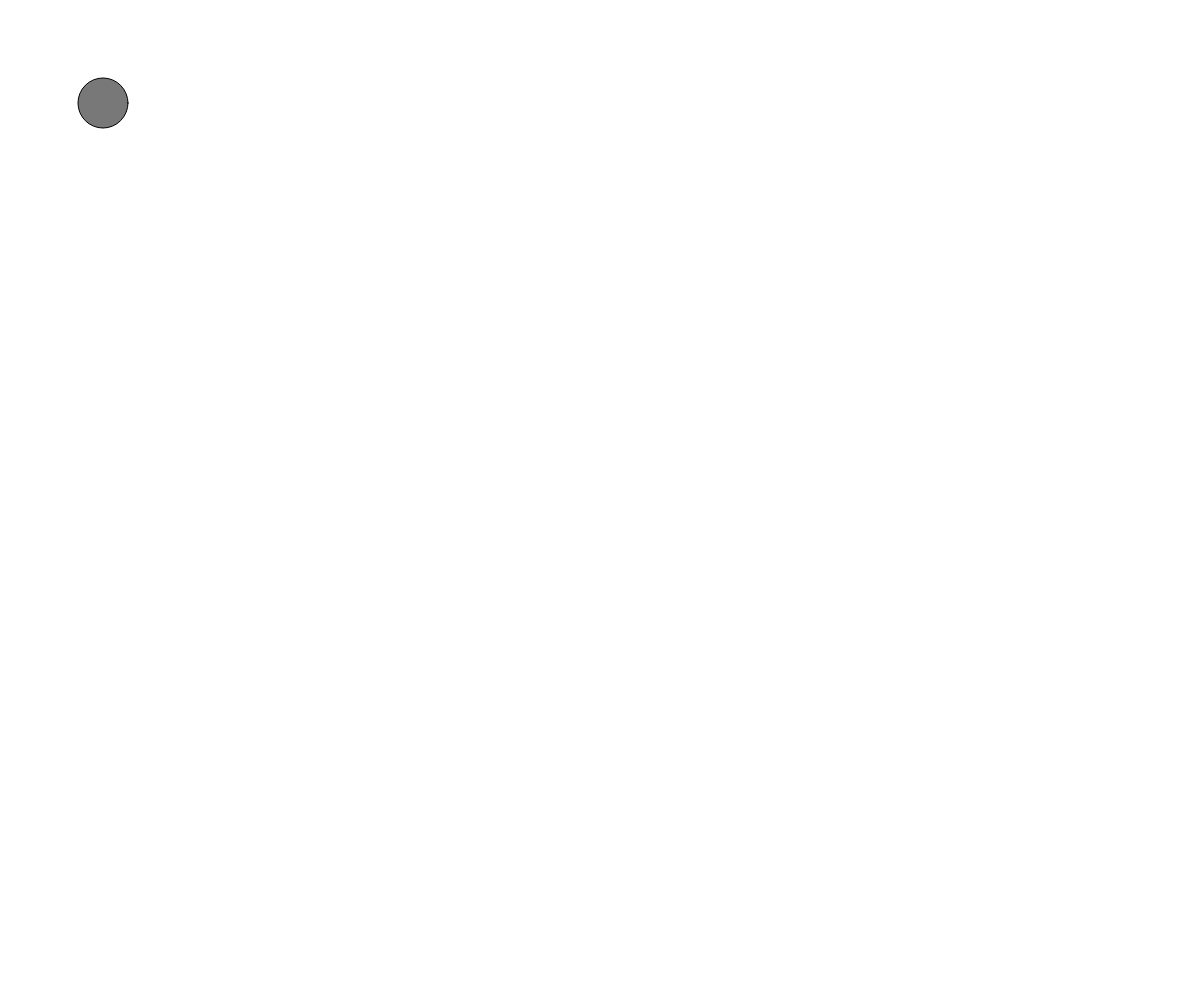
Frame 1 (no input)
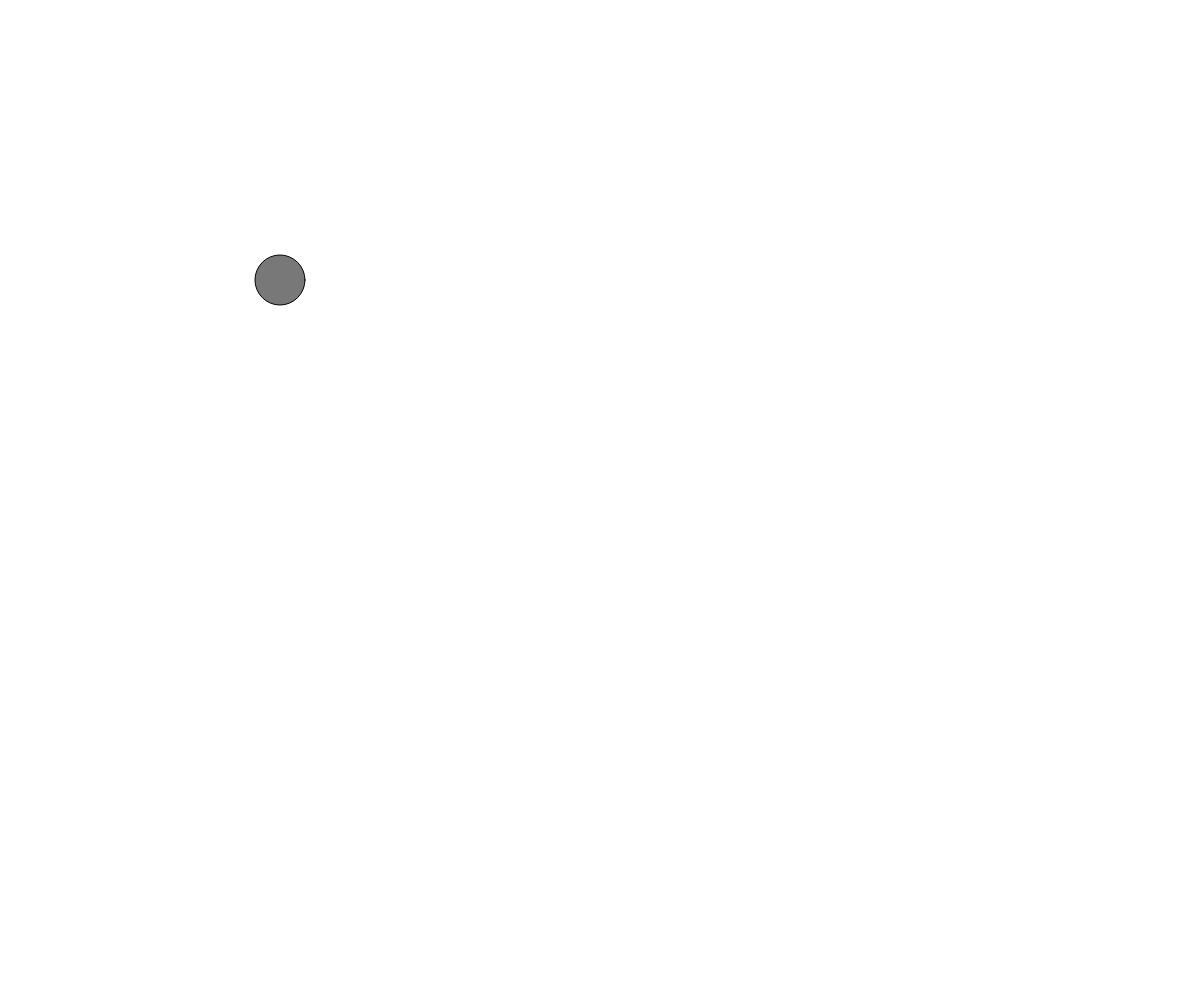
Frame 60 (no input)
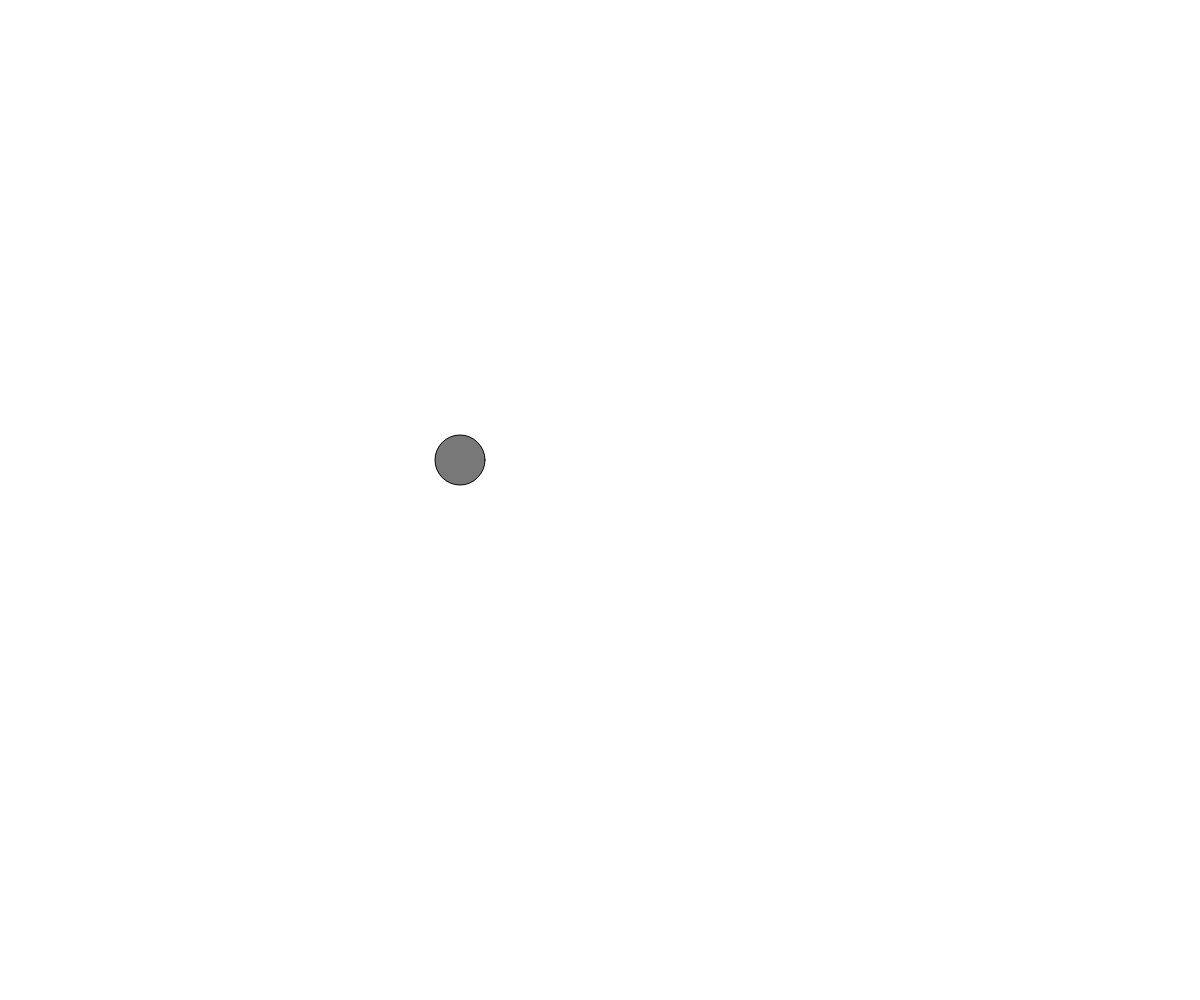
Frame 120 (the mouse pressed at the canvas centre since frame 60)

The p5.js sketch that drew these frames (run headless with seeded random() and noise() and a simulated clock; from frame 60 on, the mouse is pressed at the canvas centre):

// p5.js sketch
// ── sketch.js
let position;
let velocity;

let widthFormat;
let heightFormat;

const ballSize = 50;
const ballRadius = ballSize / 2;

function setup() {
  widthFormat = windowWidth;
  heightFormat = windowHeight;

  position = createVector(100, 100);
  velocity = createVector(3, 3);

  createCanvas(widthFormat, heightFormat);
  background(255);
}

function draw() {
  background(255);

  position.add(velocity);

  if (position.x + ballRadius > width || position.x - ballRadius < 0) {
    velocity.x *= -1;
  }

  if (position.y + ballRadius > height || position.y - ballRadius < 0) {
    velocity.y *= -1;
  }

  stroke(0);
  fill(120);
  circle(position.x, position.y, ballSize);
}
